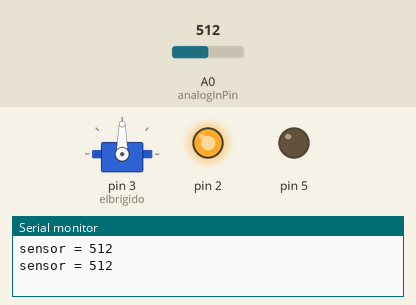
The sketch below on a simulated Arduino Uno, built with avr-gcc and run on an emulated ATmega328P. On the bench: servo, output pins drawn as LEDs (lit = HIGH), the last lines printed to the serial monitor. Inputs (shaded band) come from the test bench; at power-on: A0 (analogInPin) = 512.

Above: at 4.8 s.
4.9 s: A0 (analogInPin) set to 107
13.5 s: A0 (analogInPin) set to 89
At 14.5 s:
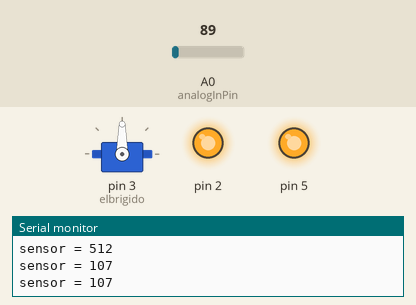
At 17.3 s:
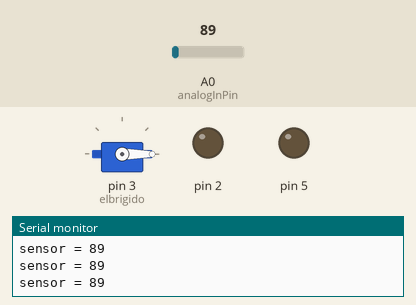
18.5 s: A0 (analogInPin) set to 110
At 19.3 s:
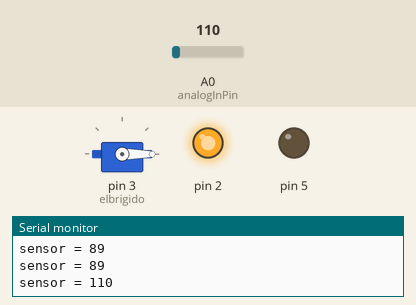
Timing chart, 0 to 30.0 s (numbered marks = the images above; inputs shaded):
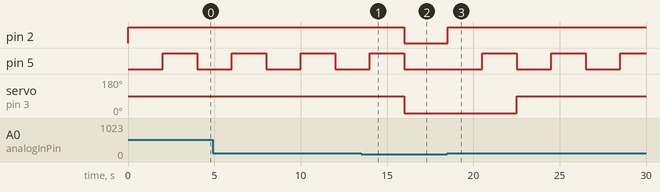

The sketch:

sensor_inteligente.ino
```cpp
//incluimos la libreria del servomotor
#include <Servo.h>

// Definición del pin al que está conectado el sensor analógico
const int analogInPin = A0;
int sensorValue = 0;
Servo elbrigido;

// funcion para mover el servomotor 90 grados
void funcionelBrigido() {
  elbrigido.write(90);
}

void setup() {
  // configuramos los pines como salida
  pinMode(2, OUTPUT);
  pinMode(3, OUTPUT);
  pinMode(5, OUTPUT);
  // iniciamos la comunicación serial
  Serial.begin(9600);
  //decimos que el servomotor esta en el pin "s3"
  elbrigido.attach(3);
}

void loop() {
  // almacenamos la informacion del sensor
  sensorValue = analogRead(analogInPin);

  // imprimimos en el monitor la informacion que reciba
  Serial.print("sensor = ");
  Serial.print(sensorValue);
  Serial.print("\n");
  delay(2);
  // condicionales de ejecucion
  if (sensorValue >= 100) {
    // encendemos la luz de deteccion
    digitalWrite(2, HIGH);
    //espera 2 segundoss
    delay(2000);
    // alertamos con el buzzer
    digitalWrite(5, HIGH);
    //esperamos 2 segundos
    delay(2000);
    //ejecutamos la funcion
    funcionelBrigido();
    //apagamos el buzzer y la luz
    digitalWrite(5, LOW);
    digitalWrite(2, LOW);
  } else {
    // Apagar luces y mover el servo a -90 grados
    digitalWrite(5, LOW);
    elbrigido.write(-90);
  }
}
```

Measured:
- the behaviour switches between 100 and 99 on A0 (analogInPin) (found by bisection; images 0 and 1)
- after the input at 13.5 s, pin 2: HIGH → LOW after 2.5 s; pin 5: goes on until 16.0 s, then stays LOW; servo on pin 3 (elbrigido): 90° → 0° after 2.5 s
- after the input at 18.5 s, pin 2: LOW → HIGH at once; pin 5: alternates HIGH for 2.0 s and LOW for 2.0 s, starting after 2.0 s; servo on pin 3 (elbrigido): 0° → 90° after 4.0 s
- by itself, pin 5: alternates HIGH for 2.0 s and LOW for 2.0 s
